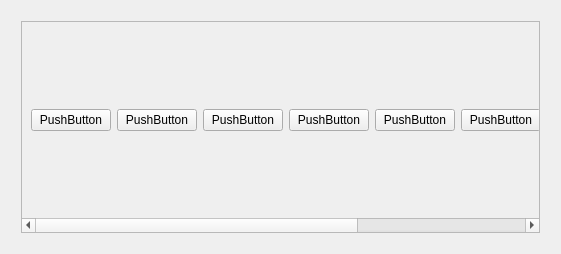
<?xml version="1.0" encoding="UTF-8"?>
<ui version="4.0">
 <class>Form</class>
 <widget class="QWidget" name="Form">
  <property name="geometry">
   <rect>
    <x>0</x>
    <y>0</y>
    <width>561</width>
    <height>254</height>
   </rect>
  </property>
  <property name="windowTitle">
   <string>Form</string>
  </property>
  <layout class="QHBoxLayout" name="horizontalLayout_2">
   <item>
    <layout class="QHBoxLayout" name="horizontalLayout">
     <property name="leftMargin">
      <number>10</number>
     </property>
     <property name="topMargin">
      <number>10</number>
     </property>
     <property name="rightMargin">
      <number>10</number>
     </property>
     <property name="bottomMargin">
      <number>10</number>
     </property>
     <item>
      <widget class="QScrollArea" name="scrollArea">
       <property name="widgetResizable">
        <bool>true</bool>
       </property>
       <widget class="QWidget" name="scrollAreaWidgetContents">
        <property name="geometry">
         <rect>
          <x>-1</x>
          <y>0</y>
          <width>867</width>
          <height>200</height>
         </rect>
        </property>
        <layout class="QHBoxLayout" name="horizontalLayout_3">
         <item>
          <widget class="QPushButton" name="pushButton_2">
           <property name="text">
            <string>PushButton</string>
           </property>
          </widget>
         </item>
         <item>
          <widget class="QPushButton" name="pushButton_8">
           <property name="text">
            <string>PushButton</string>
           </property>
          </widget>
         </item>
         <item>
          <widget class="QPushButton" name="pushButton_7">
           <property name="text">
            <string>PushButton</string>
           </property>
          </widget>
         </item>
         <item>
          <widget class="QPushButton" name="pushButton">
           <property name="text">
            <string>PushButton</string>
           </property>
          </widget>
         </item>
         <item>
          <widget class="QPushButton" name="pushButton_9">
           <property name="text">
            <string>PushButton</string>
           </property>
          </widget>
         </item>
         <item>
          <widget class="QPushButton" name="pushButton_3">
           <property name="text">
            <string>PushButton</string>
           </property>
          </widget>
         </item>
         <item>
          <widget class="QPushButton" name="pushButton_5">
           <property name="text">
            <string>PushButton</string>
           </property>
          </widget>
         </item>
         <item>
          <widget class="QPushButton" name="pushButton_4">
           <property name="text">
            <string>PushButton</string>
           </property>
          </widget>
         </item>
         <item>
          <widget class="QPushButton" name="pushButton_6">
           <property name="text">
            <string>PushButton</string>
           </property>
          </widget>
         </item>
        </layout>
       </widget>
      </widget>
     </item>
    </layout>
   </item>
  </layout>
 </widget>
 <resources/>
 <connections/>
</ui>
